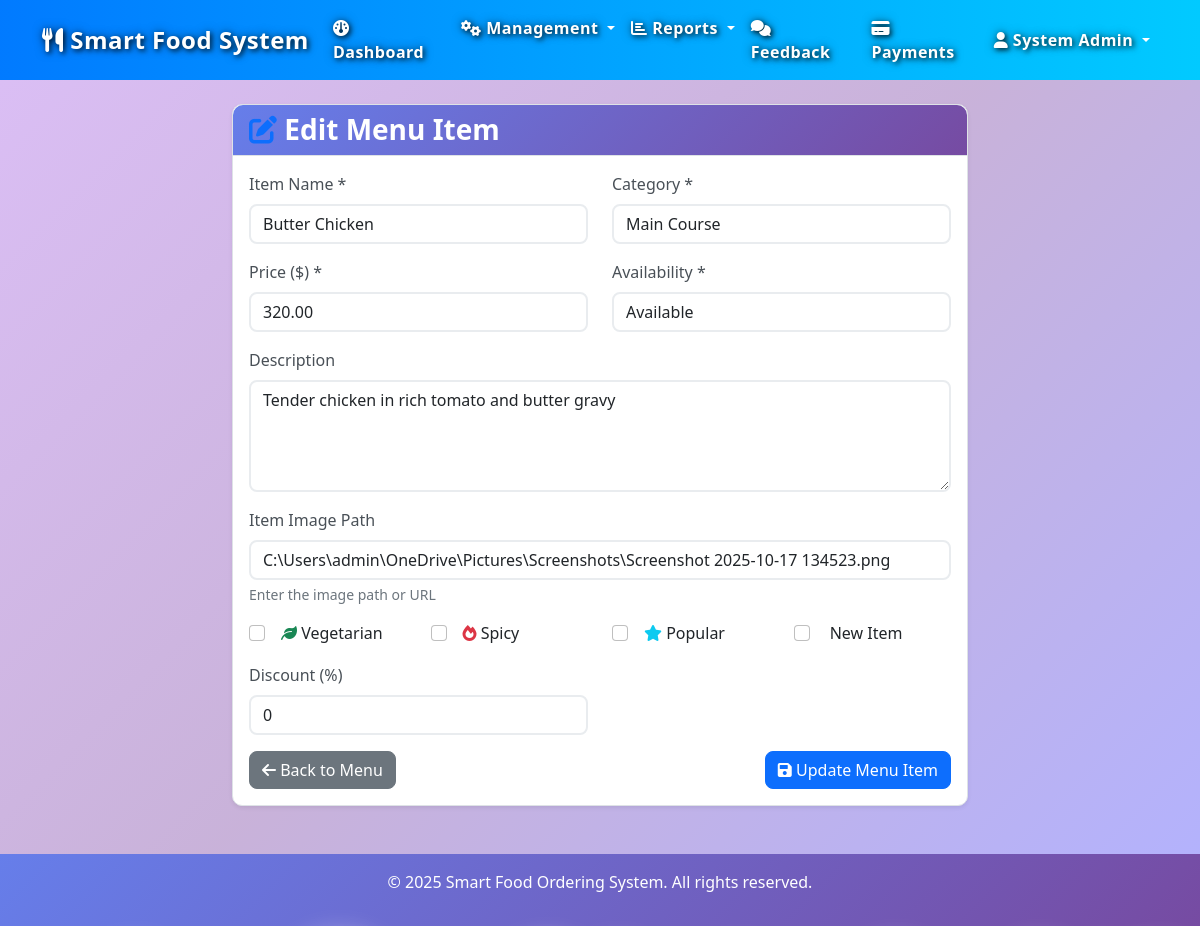
The page /menu/edit/1 (signed in) on the database its author committed.
### models.py (models this page shows, shortened)
class MenuItem(db.Model):
    __tablename__ = 'menuitem'
    menu_item_id = db.Column(db.Integer, primary_key=True, autoincrement=True)
    name = db.Column(db.String(100), nullable=False)
    description = db.Column(db.Text, nullable=True)
    price = db.Column(db.Numeric(10, 2), nullable=False)
    category = db.Column(db.String(50), nullable=False)
    availability = db.Column(db.Boolean, default=True, nullable=False)
    image = db.Column(db.String(255), nullable=True)
    created_date = db.Column(db.DateTime, default=datetime.now)
    is_vegetarian = db.Column(db.Boolean, default=False, nullable=False)
    is_spicy = db.Column(db.Boolean, default=False, nullable=False)
    is_popular = db.Column(db.Boolean, default=False, nullable=False)
    is_new = db.Column(db.Boolean, default=False, nullable=False)
    discount = db.Column(db.Numeric(5, 2), default=0, nullable=False)
    order_details = db.relationship('OrderDetails', backref='menu_item', lazy=True, cascade='all, delete-orphan')
    recommendations = db.relationship('Recommendation', backref='menu_item', lazy=True, cascade='all, delete-orphan')

### routes/menu.py (the view, shortened to what this page needs)
@menu_bp.route('/edit/<int:menu_item_id>', methods=['GET', 'POST'])
@admin_or_supervisor_required
def edit_menu_item(menu_item_id):
    menu_item = MenuItem.query.get_or_404(menu_item_id)
    user_role = session.get('user_role', '').lower()
    return render_template('menu/edit.html', menu_item=menu_item, user_role=user_role)

### app.py (called while the page is built)
@app.after_request
def add_header(response):
    response.headers['Cache-Control'] = 'no-store, no-cache, must-revalidate, post-check=0, pre-check=0, max-age=0'
    response.headers['Pragma'] = 'no-cache'
    response.headers['Expires'] = '-1'
    return response

### routes/menu.py (called while the page is built)
def admin_or_supervisor_required(f):
    @wraps(f)
    def decorated_function(*args, **kwargs):
        user_role = session.get('user_role', '').lower()
        if 'user_id' not in session or user_role not in ['admin', 'supervisor']:
            flash('Access denied. Admin or Supervisor privileges required.', 'danger')
            return redirect(url_for('dashboard'))
        return f(*args, **kwargs)
    return decorated_function

### templates/menu/edit.html (shortened to what this page needs)
{% extends "base.html" %}
{% block content %}
<div class="container mt-4">
    <div class="row">
        <div class="col-md-8 offset-md-2">
            <div class="card">
                <div class="card-header">
                    <h3 class="card-title">
                        <i class="fas fa-edit text-primary"></i>
                        Edit Menu Item
                    </h3>
                </div>
                <div class="card-body">
                    <form method="POST" enctype="multipart/form-data">
                        <div class="row">
                            <div class="col-md-6 mb-3">
                                <label for="item_name" class="form-label">Item Name *</label>
                                <input type="text" class="form-control" id="item_name" name="item_name" value="{{ menu_item.name }}" required>
                            </div>
                            <div class="col-md-6 mb-3">
                                <label for="category" class="form-label">Category *</label>
                                <select class="form-control" id="category" name="category" required>
                                    <option value="Main Course" {% if menu_item.category == 'Main Course' %}selected{% endif %}>Main Course</option>
                                </select>
                            </div>
                        </div>
                        <div class="row">
                            <div class="col-md-6 mb-3">
                                <label for="price" class="form-label">Price ($) *</label>
                                <input type="number" class="form-control" id="price" name="price" step="0.01" min="0" value="{{ menu_item.price }}" required>
                            </div>
                            <div class="col-md-6 mb-3">
                                <label for="availability" class="form-label">Availability *</label>
                                <select class="form-control" id="availability" name="availability" required>
                                    <option value="Available" {% if menu_item.availability %}selected{% endif %}>Available</option>
                                </select>
                            </div>
                        </div>
                        <div class="mb-3">
                            <label for="description" class="form-label">Description</label>
                            <textarea class="form-control" id="description" name="description" rows="4" placeholder="Describe the menu item...">{{ menu_item.description or '' }}</textarea>
                        </div>
                        <div class="mb-3">
                            <label for="image" class="form-label">Item Image Path</label>
                            <input type="text" class="form-control" id="image" name="image" value="{{ menu_item.image or '' }}" placeholder="e.g., images/menu/burger.jpg">
                            <div class="form-text">Enter the image path or URL</div>
                        </div>
                        <div class="row">
                            <div class="col-md-3 mb-3">
                                <div class="form-check">
                                    <input class="form-check-input" type="checkbox" id="is_vegetarian" name="is_vegetarian" {% if menu_item.is_vegetarian %}checked{% endif %}>
                                    <label class="form-check-label" for="is_vegetarian">
                                        <i class="fas fa-leaf text-success"></i> Vegetarian
                                    </label>
                                </div>
                            </div>
                            <div class="col-md-3 mb-3">
                                <div class="form-check">
                                    <input class="form-check-input" type="checkbox" id="is_spicy" name="is_spicy" {% if menu_item.is_spicy %}checked{% endif %}>
                                    <label class="form-check-label" for="is_spicy">
                                        <i class="fas fa-fire text-danger"></i> Spicy
                                    </label>
                                </div>
                            </div>
                            <div class="col-md-3 mb-3">
                                <div class="form-check">
                                    <input class="form-check-input" type="checkbox" id="is_popular" name="is_popular" {% if menu_item.is_popular %}checked{% endif %}>
                                    <label class="form-check-label" for="is_popular">
                                        <i class="fas fa-star text-info"></i> Popular
                                    </label>
                                </div>
                            </div>
                            <div class="col-md-3 mb-3">
                                <div class="form-check">
                                    <input class="form-check-input" type="checkbox" id="is_new" name="is_new" {% if menu_item.is_new %}checked{% endif %}>
                                    <label class="form-check-label" for="is_new">
                                         New Item
                                    </label>
                                </div>
                            </div>
                        </div>
                        <div class="row">
                            <div class="col-md-6 mb-3">
                                <label for="discount" class="form-label">Discount (%)</label>
                                <input type="number" class="form-control" id="discount" name="discount" step="0.01" min="0" max="100" value="{{ menu_item.discount or 0 }}" placeholder="e.g., 10">
                            </div>
                        </div>
                        <div class="d-flex justify-content-between">
                            <a href="{{ url_for('menu.list_menu') }}" class="btn btn-secondary">
                                <i class="fas fa-arrow-left"></i>
                                Back to Menu
                            </a>
                            <button type="submit" class="btn btn-primary">
                                <i class="fas fa-save"></i>
                                Update Menu Item
                            </button>
                        </div>
                    </form>
                </div>
            </div>
        </div>
    </div>
</div>
{% endblock %}

### static/css/style.css (style rules this page uses)
body { font-family: 'Segoe UI', Tahoma, Geneva, Verdana, sans-serif; background-color: #f8f9fa; }
.card { border: none; border-radius: 10px; box-shadow: 0 0 20px rgba(0, 0, 0, 0.1); transition: transform 0.3s ease; }
.card-header { background: linear-gradient(135deg, #667eea 0%, #764ba2 100%); color: white; border-radius: 10px 10px 0 0 !important; font-weight: 600; }
.btn { border-radius: 8px; font-weight: 500; transition: all 0.3s ease; }
.form-control, .form-select { border-radius: 8px; border: 2px solid #e9ecef; transition: border-color 0.3s ease; }

### templates/base.html (style rules this page uses)
body { background: linear-gradient(135deg, rgba(138, 43, 226, 0.3) 0%, rgba(75, 0, 130, 0.3) 12.5%, rgba(0, 0, 255, 0.3) 25%, rgba(0, 191, 255, 0.3) 37.5%, rgba(0, 255, 127, 0.3) 50%, rgba(64, 224, 208, 0.3) 62.5%, rgba(255, 255, 0, 0.3) 75%, rgba(255, 192, 203, 0.3) 87.5%, rgba(138, 43, 226, 0.3) 100%) !important; background-size: 400% 400% !important; animation: gradientFlow 25s ease infinite !important; min-height: 100vh !important; position: relative; overflow-x: hidden; }
main.container-fluid, .container { position: relative; z-index: 1; }
.card { backdrop-filter: blur(10px); }

### templates/menu/edit.html (style rules this page uses)
.card { box-shadow: 0 0.125rem 0.25rem rgba(0, 0, 0, 0.075); border: 1px solid #dee2e6; }
.card-header { background-color: #f8f9fa; border-bottom: 1px solid #dee2e6; }
.card-title { margin-bottom: 0; font-weight: 600; }
.form-label { font-weight: 500; color: #495057; }
.form-check-label { margin-left: 0.5rem; }

### rows shown on the page
MenuItem: item_name "Butter Chicken", category "Main Course", price "320.00", availability "Available", description "Tender chicken in rich tomato and butter gravy", image "C:\\Users\\admin\\OneDrive\\Pictures\\Screenshots\\Screenshot 2025-10-17 134523.png", discount "0"

### other values the page prints
{{ session.user_name }} "System Admin"
